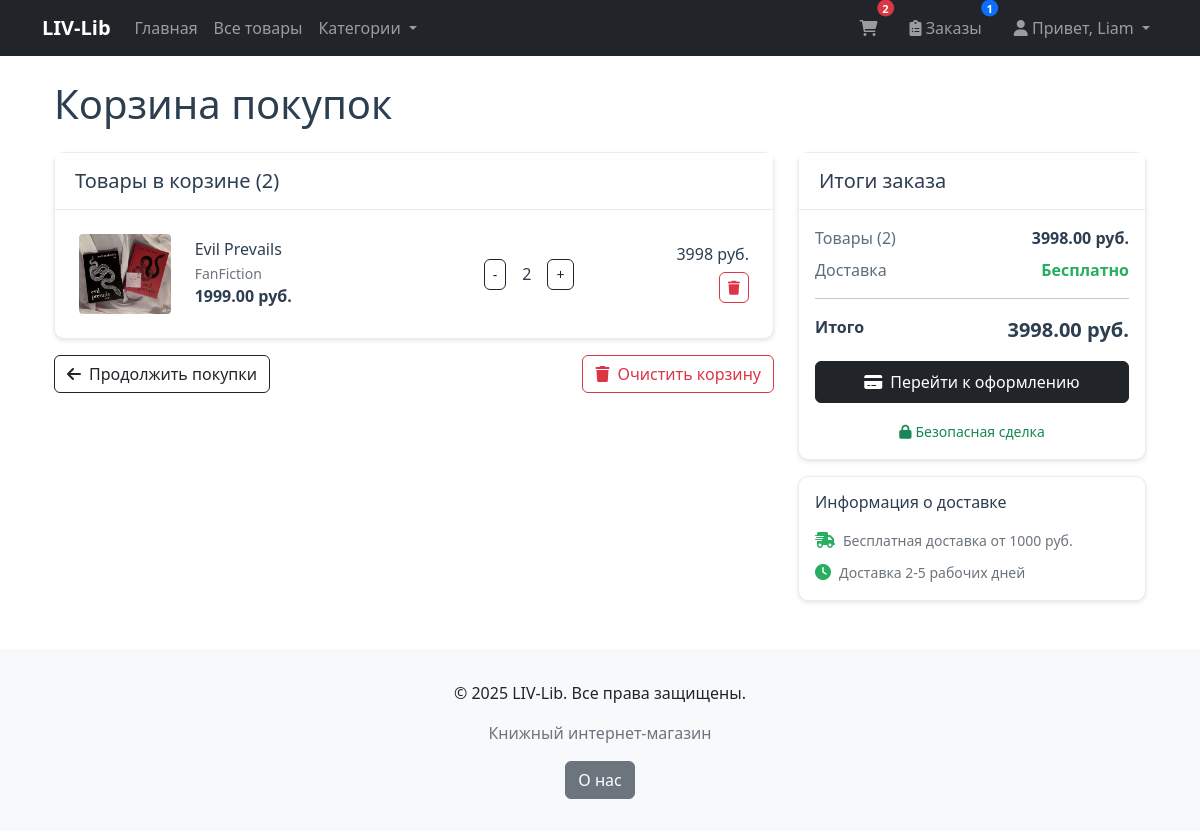
The app's page /cart/ (signed in) with its own data.
### products/models.py (models this page shows, shortened)
class Cart(models.Model):
    user = models.OneToOneField(
        User,
        on_delete=models.CASCADE,
        related_name='cart',
        verbose_name="Пользователь"
    )
    created_at = models.DateTimeField(
        auto_now_add=True,
        verbose_name="Дата создания"
    )
    updated_at = models.DateTimeField(
        auto_now=True,
        verbose_name="Дата обновления"
    )
    class Meta:
        verbose_name = "Корзина"
        verbose_name_plural = "Корзины"
    def total_quantity(self):
        try:
            return sum(item.quantity for item in self.items.all())
        except:
            return 0

class CartItem(models.Model):
    cart = models.ForeignKey(
        Cart,
        on_delete=models.CASCADE,
        related_name='items',
        verbose_name="Корзина"
    )
    product = models.ForeignKey(
        Product,
        on_delete=models.CASCADE,
        verbose_name="Товар"
    )
    quantity = models.PositiveIntegerField(
        default=1,
        verbose_name="Количество"
    )
    added_at = models.DateTimeField(
        auto_now_add=True,
        verbose_name="Дата добавления"
    )
    class Meta:
        verbose_name = "Элемент корзины"
        verbose_name_plural = "Элементы корзины"
        unique_together = ['cart', 'product']

class Product(models.Model):
    name = models.CharField(
        max_length=200,
        verbose_name="Название товара"
    )
    description = models.TextField(
        blank=True,
        verbose_name="Описание"
    )
    price = models.DecimalField(
        max_digits=10,
        decimal_places=2,
        verbose_name="Цена"
    )
    category = models.ForeignKey(
        Category,
        on_delete=models.CASCADE,
        related_name="products",
        verbose_name="Категория"
    )
    manufacturer = models.ForeignKey(
        Manufacturer,
        on_delete=models.CASCADE,
        related_name="manufacturer",
        verbose_name="Издатель",
    )
    image = models.ImageField(
        upload_to="products/",
        blank=True,
        null=True,
        verbose_name="Изображение"
    )
    created_at = models.DateTimeField(
        auto_now=True,
        verbose_name="Дата создания"
    )
    updated_at = models.DateTimeField(
        auto_now=True,
        verbose_name="Дата изменения"
    )
    is_available = models.BooleanField(
        default=True,
        verbose_name="Доступно для продажи"
    )
    class Meta:
        verbose_name = "Товар"
        verbose_name_plural = "Товары"
        ordering =["-created_at"]

class Category(models.Model):
    name = models.CharField(
        max_length=100,
        verbose_name="Название категории"
    )
    description = models.TextField(
        blank=True,
        verbose_name="Описание"
    )
    class Meta:
        verbose_name = "Категория"
        verbose_name_plural = "Категории"

### products/views.py (the view)
# urls.py: path('cart/', views.cart_view, name='cart_view'),
@login_required
def cart_view(request):
    cart, created = Cart.objects.get_or_create(user=request.user)
    cart_items = cart.items.select_related('product').all()
    total_price = sum(item.product.price * item.quantity for item in cart_items)
    total_quantity = sum(item.quantity for item in cart_items)
    context = {
        'cart': cart,
        'cart_items': cart_items,
        'total_price': total_price,
        'total_quantity': total_quantity,
        'categories': Category.objects.all(),
    }
    return render(request, 'cart.html', context)

### products/context_processors.py (called while the page is built)
def order_count(request):
    if request.user.is_authenticated:
        return {
            'order_count': Order.objects.filter(user=request.user).count()
        }
    return {'order_count': 0}

### templates/cart.html (shortened to what this page needs)
{% extends 'base.html' %}
{% load static %}
{% block content %}
<div class="container mt-4">
    <div class="row">
        <div class="col-12">
            <h1 class="mb-4" style="color: #2c3e50;">Корзина покупок</h1>
        </div>
    </div>
    {% if cart_items %}
    <div class="row">
        <div class="col-lg-8">
            <div class="card">
                <div class="card-header bg-white">
                    <h5 class="mb-0" style="color: #2c3e50;">Товары в корзине ({{ total_quantity }})</h5>
                </div>
                <div class="card-body p-0">
                    {% for item in cart_items %}
                    <div class="border-bottom p-4">
                        <div class="row align-items-center">
                            <div class="col-md-2">
                                {% if item.product.image %}
                                <img src="{{ item.product.image.url }}" class="img-fluid rounded" alt="{{ item.product.name }}" style="height: 80px; object-fit: cover;">
                                {% else %}
                                <img src="{% static 'images/placeholder.jpg' %}" class="img-fluid rounded" alt="No image" style="height: 80px; object-fit: cover;">
                                {% endif %}
                            </div>
                            <div class="col-md-5">
                                <h6 class="mb-1" style="color: #2c3e50;">{{ item.product.name }}</h6>
                                <p class="text-muted mb-0 small">{{ item.product.category.name }}</p>
                                <p class="mb-0"><strong style="color: #2c3e50;">{{ item.product.price }} руб.</strong></p>
                            </div>
                            <div class="col-md-3">
                                <div class="d-flex align-items-center">
                                    <form method="post" action="{% url 'update_cart_item' item.id %}" class="d-flex align-items-center">
                                        <button type="submit" name="quantity" value="{{ item.quantity|add:'-1' }}" class="btn btn-outline-dark btn-sm">-</button>
                                        <span class="mx-3" style="color: #2c3e50;">{{ item.quantity }}</span>
                                        <button type="submit" name="quantity" value="{{ item.quantity|add:'1' }}" class="btn btn-outline-dark btn-sm">+</button>
                                    </form>
                                </div>
                            </div>
                            <div class="col-md-2 text-end">
                                {% with item_total=item.product.price|floatformat:0|add:0 %}
                                {% widthratio item.product.price 1 item.quantity as item_total %}
                                <h6 style="color: #2c3e50;">{{ item_total }} руб.</h6>
                                {% endwith %}
                                <a href="{% url 'remove_from_cart' item.id %}" class="btn btn-outline-danger btn-sm">
                                    <i class="fas fa-trash"></i>
                                </a>
                            </div>
                        </div>
                    </div>
                    {% endfor %}
                </div>
            </div>
            <div class="mt-3">
                <a href="{% url 'product_list' %}" class="btn btn-outline-dark">
                    <i class="fas fa-arrow-left me-2"></i>Продолжить покупки
                </a>
                <a href="{% url 'clear_cart' %}" class="btn btn-outline-danger float-end">
                    <i class="fas fa-trash me-2"></i>Очистить корзину
                </a>
            </div>
        </div>
        <div class="col-lg-4">
            <div class="card">
                <div class="card-header bg-white">
                    <h5 class="mb-0" style="color: #2c3e50;">Итоги заказа</h5>
                </div>
                <div class="card-body">
                    <div class="d-flex justify-content-between mb-2">
                        <span style="color: #5d6d7e;">Товары ({{ total_quantity }})</span>
                        <span style="color: #2c3e50;"><strong>{{ total_price }} руб.</strong></span>
                    </div>
                    <div class="d-flex justify-content-between mb-2">
                        <span style="color: #5d6d7e;">Доставка</span>
                        <span style="color: #27ae60;"><strong>Бесплатно</strong></span>
                    </div>
                    <hr>
                    <div class="d-flex justify-content-between mb-3">
                        <strong style="color: #2c3e50;">Итого</strong>
                        <strong style="color: #2c3e50; font-size: 1.25rem;">{{ total_price }} руб.</strong>
                    </div>
                    <a href="{% url 'checkout' %}" class="btn btn-dark w-100 py-2">
                        <i class="fas fa-credit-card me-2"></i>Перейти к оформлению
                    </a>
                    <div class="mt-3 text-center">
                        <small class="text-success">
                            <i class="fas fa-lock me-1"></i>Безопасная сделка
                        </small>
                    </div>
                </div>
            </div>
            <div class="card mt-3">
                <div class="card-body">
                    <h6 class="mb-3" style="color: #2c3e50;">Информация о доставке</h6>
                    <div class="d-flex align-items-start mb-2">
                        <i class="fas fa-shipping-fast me-2 mt-1" style="color: #27ae60;"></i>
                        <div>
                            <small class="text-muted">Бесплатная доставка от 1000 руб.</small>
                        </div>
                    </div>
                    <div class="d-flex align-items-start">
                        <i class="fas fa-clock me-2 mt-1" style="color: #27ae60;"></i>
                        <div>
                            <small class="text-muted">Доставка 2-5 рабочих дней</small>
                        </div>
                    </div>
                </div>
            </div>
        </div>
    </div>
    {% endif %}
</div>
{% endblock %}

### templates/base.html (shortened to what this page needs)
<!DOCTYPE html>
<html lang="ru">
<head>
    <link href="https://cdn.jsdelivr.net/npm/bootstrap@5.1.3/dist/css/bootstrap.min.css" rel="stylesheet">
    <link rel="stylesheet" href="https://cdnjs.cloudflare.com/ajax/libs/font-awesome/6.0.0/css/all.min.css">
</head>
<body>
    <nav class="navbar navbar-expand-lg navbar-dark bg-dark">
        <div class="container">
            <a class="navbar-brand" href="{% url 'home' %}">LIV-Lib</a>
            <div class="navbar-nav me-auto">
                <a class="nav-link" href="{% url 'home' %}">Главная</a>
                <a class="nav-link" href="{% url 'product_list' %}">Все товары</a>
                <div class="nav-item dropdown">
                    <a class="nav-link dropdown-toggle" href="#" role="button" data-bs-toggle="dropdown">
                        Категории
                    </a>
                </div>
            </div>
            <div class="navbar-nav">
                <a href="{% url 'cart_view' %}" class="nav-link position-relative me-3">
                    <i class="fas fa-shopping-cart"></i>
                    {% if user.is_authenticated and user.cart.total_quantity %}
                    <span class="position-absolute top-0 start-100 translate-middle badge rounded-pill bg-danger cart-badge">
                        {{ user.cart.total_quantity }}
                    </span>
                    {% endif %}
                </a>
                {% if user.is_authenticated %}
                <a href="{% url 'order_list' %}" class="nav-link position-relative me-3">
                    <i class="fas fa-clipboard-list"></i> Заказы
                    {% if order_count and order_count > 0 %}
                    <span class="position-absolute top-0 start-100 translate-middle badge rounded-pill bg-primary orders-badge">
                        {{ order_count }}
                    </span>
                    {% endif %}
                </a>
                {% endif %}
                {% if user.is_authenticated %}
                <div class="nav-item dropdown">
                    <a href="#" class="nav-link dropdown-toggle" role="button" data-bs-toggle="dropdown">
                        <i class="fas fa-user"></i> Привет, {{ user.first_name|default:user.username }}
                    </a>
                </div>
                {% else %}
                <a href="{% url 'login' %}" class="nav-link">Войти</a>
                <a href="{% url 'register' %}" class="nav-link">Регистрация</a>
                {% endif %}
            </div>
        </div>
    </nav>
    <main class="container my-4">
        {% block content %}
        {% endblock %}
    </main>
    <footer class="footer mt-5">
        <div class="container text-center">
            <p>&copy; 2025 LIV-Lib. Все права защищены.</p>
            <p class="text-muted">Книжный интернет-магазин</p>
            <a href="{% url 'about' %}" class="btn btn-secondary">О нас</a>
        </div>
    </footer>
</body>
</html>
<a href="{% url 'logout' %}" class="dropdown-item text-danger">

### templates/base.html (style rules this page uses)
.navbar-brand { font-weight: bold; }
.footer { background-color: #f8f9fa; padding: 2rem 0; margin-top: 3rem; }
.cart-badge { font-size: 0.7em; padding: 0.25em 0.5em; }
.orders-badge { font-size: 0.7em; padding: 0.25em 0.5em; }

### templates/cart.html (style rules this page uses)
.card { border: 1px solid #e9ecef; border-radius: 10px; box-shadow: 0 2px 4px rgba(0,0,0,0.1); }
.card-header { border-bottom: 1px solid #e9ecef; padding: 1rem 1.25rem; }
.btn { border-radius: 6px; transition: all 0.3s ease; }
.img-fluid { border-radius: 6px; }
.border-bottom:last-child { border-bottom: none !important; }

### records on screen
CartItem: product.image (picture), product.name "Evil Prevails", product.category.name "FanFiction", product.price "1999.00", quantity "2", product "3998"

### other values on screen
{{ user.cart.total_quantity }} "2"
{{ order_count }} "1"
{{ user.first_name|default:user.username }} "Liam"
{{ total_quantity }} "2"
{{ total_price }} "3998.00"
